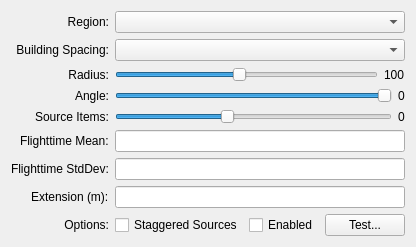
        <widget class="QWidget" name="debris_tab">
         <attribute name="title">
          <string>Debris</string>
         </attribute>
         <layout class="QFormLayout" name="formLayout_2">
          <property name="fieldGrowthPolicy">
           <enum>QFormLayout::AllNonFixedFieldsGrow</enum>
          </property>
          <property name="labelAlignment">
           <set>Qt::AlignRight|Qt::AlignTrailing|Qt::AlignVCenter</set>
          </property>
          <item row="0" column="0">
           <widget class="QLabel" name="label_21">
            <property name="text">
             <string>Region:</string>
            </property>
            <property name="alignment">
             <set>Qt::AlignRight|Qt::AlignTrailing|Qt::AlignVCenter</set>
            </property>
           </widget>
          </item>
          <item row="0" column="1">
           <widget class="QComboBox" name="debrisRegion"/>
          </item>
          <item row="1" column="0">
           <widget class="QLabel" name="label_19">
            <property name="text">
             <string>Building Spacing:</string>
            </property>
            <property name="alignment">
             <set>Qt::AlignRight|Qt::AlignTrailing|Qt::AlignVCenter</set>
            </property>
           </widget>
          </item>
          <item row="1" column="1">
           <widget class="QComboBox" name="buildingSpacing"/>
          </item>
          <item row="2" column="0">
           <widget class="QLabel" name="label_22">
            <property name="text">
             <string>Radius:</string>
            </property>
            <property name="alignment">
             <set>Qt::AlignRight|Qt::AlignTrailing|Qt::AlignVCenter</set>
            </property>
           </widget>
          </item>
          <item row="2" column="1">
           <layout class="QHBoxLayout" name="horizontalLayout_21">
            <item>
             <widget class="QSlider" name="debrisRadius">
              <property name="minimum">
               <number>10</number>
              </property>
              <property name="maximum">
               <number>200</number>
              </property>
              <property name="value">
               <number>100</number>
              </property>
              <property name="orientation">
               <enum>Qt::Horizontal</enum>
              </property>
              <property name="tickPosition">
               <enum>QSlider::NoTicks</enum>
              </property>
              <property name="tickInterval">
               <number>0</number>
              </property>
             </widget>
            </item>
            <item>
             <widget class="QLabel" name="debrisRadiusLabel">
              <property name="text">
               <string>100</string>
              </property>
             </widget>
            </item>
           </layout>
          </item>
          <item row="3" column="0">
           <widget class="QLabel" name="label_23">
            <property name="text">
             <string>Angle:</string>
            </property>
            <property name="alignment">
             <set>Qt::AlignRight|Qt::AlignTrailing|Qt::AlignVCenter</set>
            </property>
           </widget>
          </item>
          <item row="3" column="1">
           <layout class="QHBoxLayout" name="horizontalLayout_22">
            <item>
             <widget class="QSlider" name="debrisAngle">
              <property name="minimum">
               <number>20</number>
              </property>
              <property name="maximum">
               <number>90</number>
              </property>
              <property name="value">
               <number>90</number>
              </property>
              <property name="orientation">
               <enum>Qt::Horizontal</enum>
              </property>
              <property name="tickPosition">
               <enum>QSlider::NoTicks</enum>
              </property>
              <property name="tickInterval">
               <number>0</number>
              </property>
             </widget>
            </item>
            <item>
             <widget class="QLabel" name="debrisAngleLabel">
              <property name="text">
               <string>0</string>
              </property>
             </widget>
            </item>
           </layout>
          </item>
          <item row="4" column="0">
           <widget class="QLabel" name="label_24">
            <property name="text">
             <string>Source Items:</string>
            </property>
            <property name="alignment">
             <set>Qt::AlignRight|Qt::AlignTrailing|Qt::AlignVCenter</set>
            </property>
           </widget>
          </item>
          <item row="4" column="1">
           <layout class="QHBoxLayout" name="horizontalLayout_36">
            <item>
             <widget class="QSlider" name="sourceItems">
              <property name="minimum">
               <number>0</number>
              </property>
              <property name="maximum">
               <number>250</number>
              </property>
              <property name="value">
               <number>100</number>
              </property>
              <property name="orientation">
               <enum>Qt::Horizontal</enum>
              </property>
              <property name="invertedAppearance">
               <bool>false</bool>
              </property>
              <property name="invertedControls">
               <bool>false</bool>
              </property>
              <property name="tickPosition">
               <enum>QSlider::NoTicks</enum>
              </property>
              <property name="tickInterval">
               <number>0</number>
              </property>
             </widget>
            </item>
            <item>
             <widget class="QLabel" name="sourceItemsLabel">
              <property name="text">
               <string>0</string>
              </property>
             </widget>
            </item>
           </layout>
          </item>
          <item row="5" column="0">
           <widget class="QLabel" name="label_2">
            <property name="text">
             <string>Flighttime Mean:</string>
            </property>
           </widget>
          </item>
          <item row="5" column="1">
           <widget class="QLineEdit" name="flighttimeMean"/>
          </item>
          <item row="7" column="0">
           <widget class="QLabel" name="label_3">
            <property name="text">
             <string>Flighttime StdDev:</string>
            </property>
           </widget>
          </item>
          <item row="7" column="1">
           <widget class="QLineEdit" name="flighttimeStddev"/>
          </item>
          <item row="9" column="0">
           <widget class="QLabel" name="label_27">
            <property name="text">
             <string>Options:</string>
            </property>
            <property name="alignment">
             <set>Qt::AlignRight|Qt::AlignTrailing|Qt::AlignVCenter</set>
            </property>
           </widget>
          </item>
          <item row="9" column="1">
           <layout class="QHBoxLayout" name="horizontalLayout_18">
            <item>
             <widget class="QCheckBox" name="staggeredDebrisSources">
              <property name="text">
               <string>Staggered Sources</string>
              </property>
             </widget>
            </item>
            <item>
             <widget class="QCheckBox" name="debris">
              <property name="text">
               <string>Enabled</string>
              </property>
             </widget>
            </item>
            <item>
             <widget class="QPushButton" name="testDebrisButton">
              <property name="sizePolicy">
               <sizepolicy hsizetype="Fixed" vsizetype="Fixed">
                <horstretch>0</horstretch>
                <verstretch>0</verstretch>
               </sizepolicy>
              </property>
              <property name="text">
               <string>Test...</string>
              </property>
             </widget>
            </item>
           </layout>
          </item>
          <item row="8" column="0">
           <widget class="QLabel" name="label_31">
            <property name="text">
             <string>Extension (m):</string>
            </property>
           </widget>
          </item>
          <item row="8" column="1">
           <widget class="QLineEdit" name="debrisExtension"/>
          </item>
         </layout>
        </widget>
